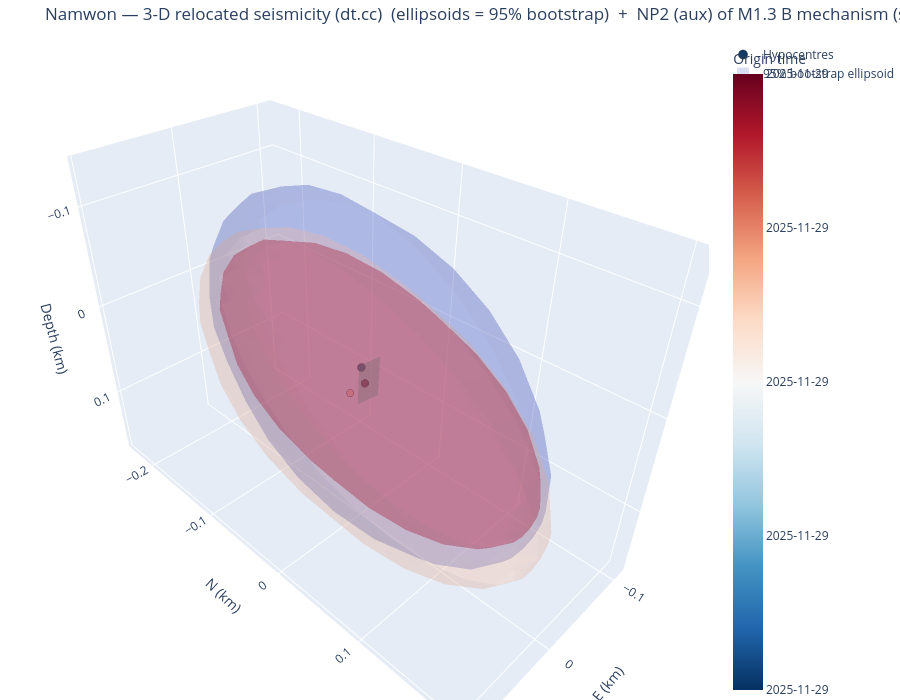

The code cell stored with this chart in its notebook:
### Markdown cell above
The same view with the per-event uncertainty drawn as a **95% bootstrap error ellipsoid**
(`error="ellipsoid"`) instead of whisker bars: each ellipsoid's shape is the bootstrap sample covariance
and its size the empirical 95% Mahalanobis radius (95% of replicas inside), coloured like its hypocentre.
Tight horizontal but loose depth control shows up as a vertically elongated ellipsoid.

### Code cell
fig3d_e = viz.plot_3d_plane(cfg, VELMODEL, error="ellipsoid", frame_from=FRAME_FROM, mech_select=MECH_SELECT)
try:
    fig3d_e.write_image(f"/tmp/{CLUSTER}_3d_ellipsoid.png", scale=2)
except Exception:
    pass
fig3d_e

### Figure 1 — Plotly figure (JSON) as saved in the notebook; plotly's stock layout.template omitted (floating-point values rounded to 4 significant figures; data arrays with more than 128 entries replaced by an {"elided": "..."} marker saying what was removed)
{"data": [{"marker": {"color": [20420.0, 20420.0, 20420.0], "colorbar": {"ticktext": ["2025-11-29", "2025-11-29", "2025-11-29", "2025-11-29", "2025-11-29"], "tickvals": [20420.0, 20420.0, 20420.0, 20420.0, 20420.0], "title": {"text": "Origin time"}}, "colorscale": [[0, "rgb(5,48,97)"], [0.1, "rgb(33,102,172)"], [0.2, "rgb(67,147,195)"], [0.3, "rgb(146,197,222)"], [0.4, "rgb(209,229,240)"], [0.5, "rgb(247,247,247)"], [0.6, "rgb(253,219,199)"], [0.7, "rgb(244,165,130)"], [0.8, "rgb(214,96,77)"], [0.9, "rgb(178,24,43)"], [1, "rgb(103,0,31)"]], "line": {"color": "black", "width": 0.5}, "opacity": 0.95, "size": [9.2, 8.4, 9.2]}, "mode": "markers", "name": "Hypocentres", "text": ["200001  M1.3", "200003  M1.1", "200005  M1.3"], "type": "scatter3d", "x": [0.0, -0.0013, -0.0207], "y": [0.0, -0.0148, -0.0158], "z": [0.0, 0.0354, 0.0353]}, {"alphahull": 0, "color": "rgb(58,76,192)", "flatshading": true, "hoverinfo": "skip", "name": "95% bootstrap ellipsoid", "opacity": 0.18, "showlegend": true, "showscale": false, "type": "mesh3d", "x": {"elided": "196 float values"}, "y": {"elided": "196 float values"}, "z": {"elided": "196 float values"}}, {"alphahull": 0, "color": "rgb(246,186,159)", "flatshading": true, "hoverinfo": "skip", "name": "95% bootstrap ellipsoid", "opacity": 0.18, "showlegend": false, "showscale": false, "type": "mesh3d", "x": {"elided": "196 float values"}, "y": {"elided": "196 float values"}, "z": {"elided": "196 float values"}}, {"alphahull": 0, "color": "rgb(179,3,38)", "flatshading": true, "hoverinfo": "skip", "name": "95% bootstrap ellipsoid", "opacity": 0.18, "showlegend": false, "showscale": false, "type": "mesh3d", "x": {"elided": "196 float values"}, "y": {"elided": "196 float values"}, "z": {"elided": "196 float values"}}, {"color": "gray", "hoverinfo": "name", "i": [0, 0], "j": [1, 3], "k": [3, 2], "name": "NP2 (aux) of M1.3 B mechanism 98/88", "opacity": 0.3, "showscale": false, "type": "mesh3d", "x": [0.00214, 0.002408, -0.01971, -0.01944], "y": [-0.002037, -0.0002311, 0.001215, 0.00302], "z": [0.03893, -0.002884, 0.03893, -0.002884]}], "layout": {"height": 700, "margin": {"b": 0, "l": 0, "r": 0, "t": 40}, "scene": {"aspectmode": "data", "xaxis": {"title": {"text": "E (km)"}}, "yaxis": {"title": {"text": "N (km)"}}, "zaxis": {"autorange": "reversed", "title": {"text": "Depth (km)"}}}, "title": {"text": "Namwon — 3-D relocated seismicity (dt.cc)  (ellipsoids = 95% bootstrap)  +  NP2 (aux) of M1.3 B mechanism (strike 98°, dip 88°)"}}}
